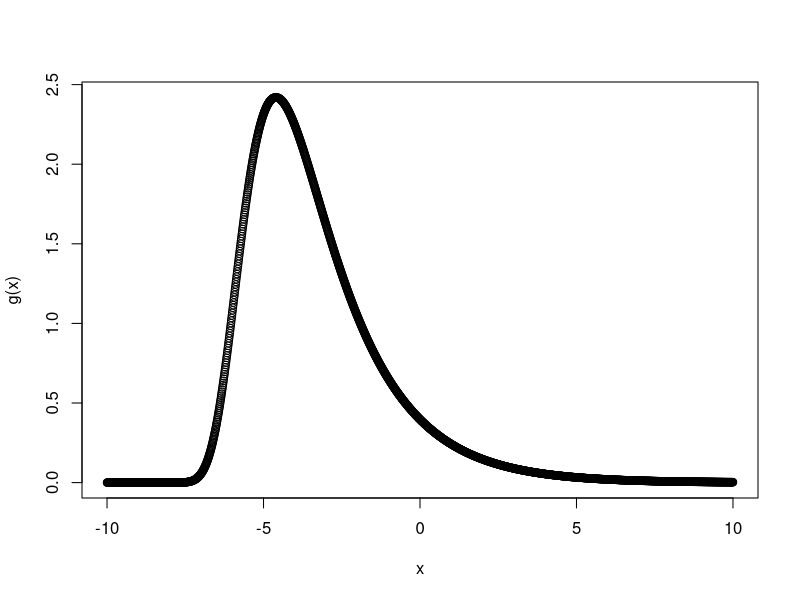

Recreate this plot in R.
## ---- chunk 1
knitr::opts_chunk$set(echo = FALSE)
## ---- chunk 2
betaSqrd <- 1
ySqrd <- .01
xGrid <- seq(-10,10, by = .01)
logG <- function(x) { - ySqrd/(2*betaSqrd*exp(x)) - .5*x -.5*log(2*pi*betaSqrd)}
plot(xGrid, exp(logG(xGrid)), xlab = "x", ylab = "g(x)")
